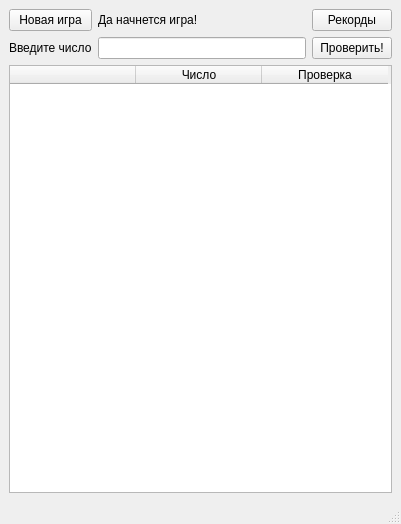
<?xml version="1.0" encoding="UTF-8"?>
<ui version="4.0">
 <class>MainWindow</class>
 <widget class="QMainWindow" name="MainWindow">
  <property name="geometry">
   <rect>
    <x>0</x>
    <y>0</y>
    <width>401</width>
    <height>524</height>
   </rect>
  </property>
  <property name="windowTitle">
   <string>MainWindow</string>
  </property>
  <widget class="QWidget" name="centralwidget">
   <layout class="QGridLayout" name="gridLayout">
    <item row="0" column="0">
     <widget class="QPushButton" name="pb_new_game">
      <property name="text">
       <string>Новая игра</string>
      </property>
     </widget>
    </item>
    <item row="0" column="1">
     <widget class="QLabel" name="label">
      <property name="text">
       <string>Да начнется игра!</string>
      </property>
     </widget>
    </item>
    <item row="0" column="2">
     <widget class="QPushButton" name="pb_records">
      <property name="text">
       <string>Рекорды</string>
      </property>
     </widget>
    </item>
    <item row="1" column="0">
     <widget class="QLabel" name="label_2">
      <property name="text">
       <string>Введите число</string>
      </property>
     </widget>
    </item>
    <item row="1" column="1">
     <widget class="QLineEdit" name="lineEdit"/>
    </item>
    <item row="1" column="2">
     <widget class="QPushButton" name="pb_check">
      <property name="text">
       <string>Проверить!</string>
      </property>
     </widget>
    </item>
    <item row="2" column="0" colspan="3">
     <widget class="QTableWidget" name="table_main">
      <attribute name="horizontalHeaderCascadingSectionResizes">
       <bool>false</bool>
      </attribute>
      <attribute name="horizontalHeaderDefaultSectionSize">
       <number>126</number>
      </attribute>
      <column>
       <property name="text">
        <string/>
       </property>
      </column>
      <column>
       <property name="text">
        <string>Число</string>
       </property>
      </column>
      <column>
       <property name="text">
        <string>Проверка</string>
       </property>
      </column>
     </widget>
    </item>
   </layout>
  </widget>
  <widget class="QMenuBar" name="menubar">
   <property name="geometry">
    <rect>
     <x>0</x>
     <y>0</y>
     <width>401</width>
     <height>22</height>
    </rect>
   </property>
  </widget>
  <widget class="QStatusBar" name="statusbar"/>
 </widget>
 <resources/>
 <connections/>
</ui>
